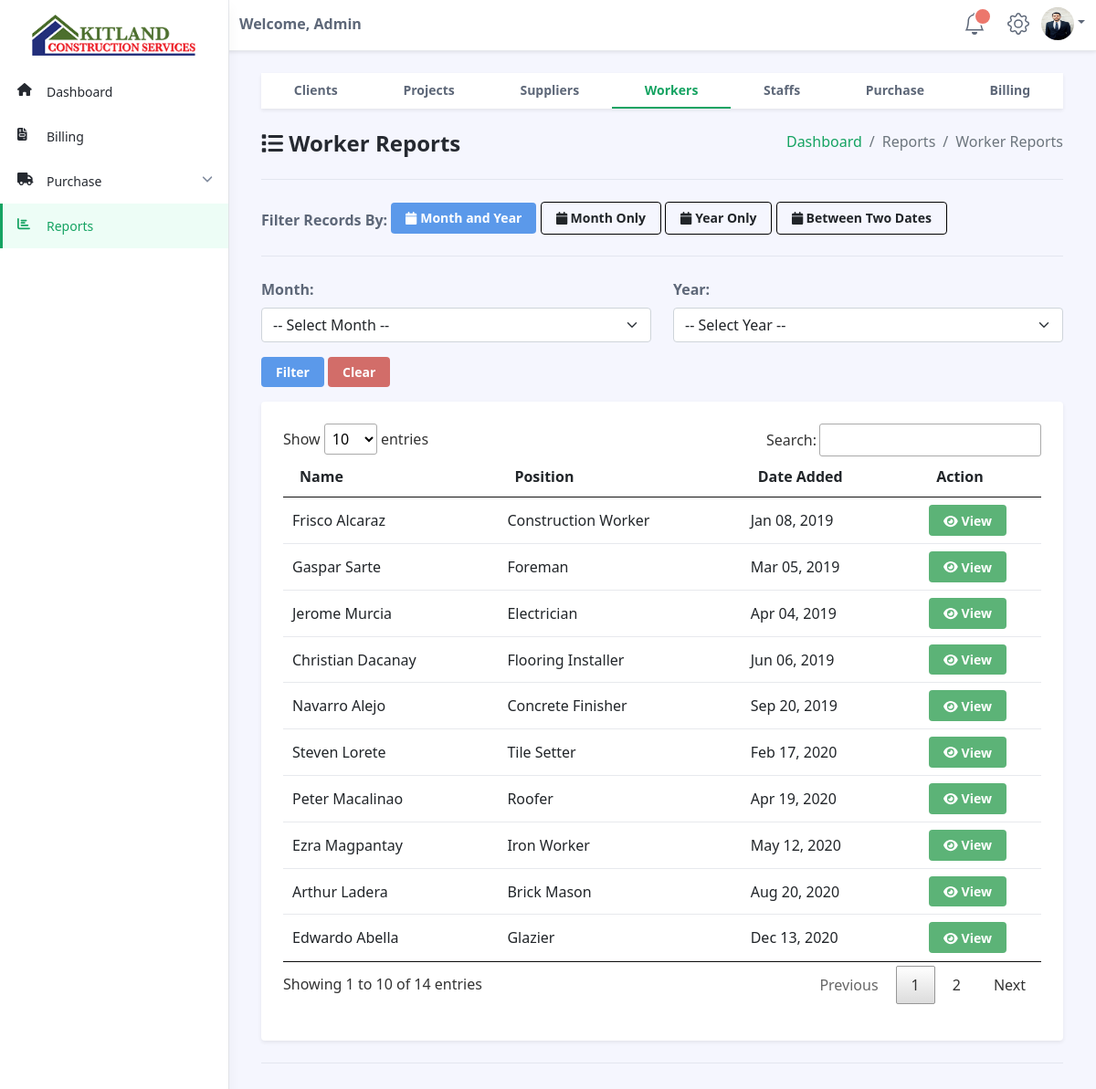
The page /accountant/worker-reports.php (signed in) on the database its author committed.
### tables this page shows
CREATE TABLE `workers` (
  `id` int(11) NOT NULL,
  `emp_id` varchar(50) NOT NULL,
  `last_name` varchar(50) NOT NULL,
  `first_name` varchar(50) NOT NULL,
  `middle_name` varchar(50) NOT NULL,
  `birthday` date NOT NULL,
  `age` varchar(50) NOT NULL,
  `gender` varchar(50) NOT NULL,
  `address` varchar(255) NOT NULL,
  `contact` varchar(50) NOT NULL,
  `civil_status` varchar(50) NOT NULL,
  `position_id` varchar(255) NOT NULL,
  `position` varchar(50) NOT NULL,
  `rate` decimal(13,2) NOT NULL,
  `hours_per_day` varchar(255) NOT NULL,
  `profile` varchar(50) NOT NULL,
  `status` varchar(50) NOT NULL,
  `assigned` varchar(255) NOT NULL,
  `date_added` date NOT NULL
);

### accountant/worker-reports.php (the view, shortened to what this page needs)
<?php
include('../connections/config.php');
?>
<!DOCTYPE html>
<!DOCTYPE html>
<html lang="en">
<head>
	<link id="theme-style" rel="stylesheet" href="dataTables/jquery.dataTables.min.css">
	<link id="theme-style" rel="stylesheet" href="../assets/css/portal.css">
	<link rel="stylesheet" href="../assets/css/style.css" />
</head>
<body class="app">
	<?php $page = 'report';
	include('accountant-navbar.php'); ?>
	<div class="app-wrapper">
		<div class="app-content pt-3 p-md-3 p-lg-4">
			<div class="container-xl">
				<nav id="reports-table-tab" class="reports-table-tab app-nav-tabs nav shadow-sm flex-column flex-sm-row mb-4">
					<a class="flex-sm-fill text-sm-center nav-link" data-bs-toggle="tab" href="client-reports.php" role="tab" data-target="#client" aria-selected="true">Clients</a>
					<a class="flex-sm-fill text-sm-center nav-link" data-bs-toggle="tab" href="project-reports.php" role="tab" aria-selected="false">Projects</a>
					<a class="flex-sm-fill text-sm-center nav-link" data-bs-toggle="tab" href="supplier-reports.php" role="tab" aria-selected="false">Suppliers</a>
					<a class="flex-sm-fill text-sm-center nav-link active" data-bs-toggle="tab" href="worker-reports.php" role="tab" aria-selected="false">Workers</a>
					<a class="flex-sm-fill text-sm-center nav-link" data-bs-toggle="tab" href="staff-reports.php" role="tab" aria-selected="false">Staffs</a>
					<a class="flex-sm-fill text-sm-center nav-link" data-bs-toggle="tab" href="purchase-report.php" role="tab" aria-selected="false">Purchase</a>
					<a class="flex-sm-fill text-sm-center nav-link" data-bs-toggle="tab" href="billing-report.php" role="tab" aria-selected="false">Billing</a>
				</nav>
				<ol class="breadcrumb mb-4" style="float:right">
					<li class="breadcrumb-item"><a href="dashboard.php">Dashboard</a></li>
					<li class="breadcrumb-item active">Reports</li>
					<li class="breadcrumb-item active">Worker Reports</li>
				</ol>
				<h1 class="app-page-title"><span class="nav-icon"><i class="fa fa-list"></i></span> Worker Reports</h1>
				<hr class="mb-4">
				<span style="font-weight:bold">Filter Records By:</span>
				<a href="worker-reports.php" class="btn app-btn btn-info" style="margin-bottom: 0.5em; color:white"><i class="fa fa-calendar"></i> Month and Year</a>
				<a href="worker-reports-filter-by-month-only.php" class="btn app-btn" style="margin-bottom: 0.5em; border:1px solid #000"><i class="fa fa-calendar"></i> Month Only</a>
				<a href="worker-reports-filter-by-year-only.php" class="btn app-btn" style="margin-bottom: 0.5em; border:1px solid #000"><i class="fa fa-calendar"></i> Year Only</a>
				<a href="worker-reports-filter-by-two-dates.php" class="btn app-btn" style="margin-bottom: 0.5em; border:1px solid #000"><i class="fa fa-calendar"></i> Between Two Dates</a>
				<hr class="mb-4">
				<form class="settings-form" method="post">
					<div class="row">
						<div class="col-md-6 col-12 mb-3">
							<label for="setting-input-3" class="form-label" style="font-weight:bold">Month: </label>
							<select name="month" class="form-select">
								<option disabled selected>-- Select Month --</option>
							</select>
						</div>
						<div class="col-md-6 col-12 mb-3">
							<label for="setting-input-3" class="form-label" style="font-weight:bold">Year: </label>
							<select name="year" class="form-select">
								<option disabled selected>-- Select Year --</option>
							</select>
						</div>
						<div class="mb-3">
							<button type="submit" name="submit" class="btn app-btn btn-info" style="color:#fff">Filter</button>
							<a href="worker-reports.php" class="btn app-btn btn-danger" style="color:#fff">Clear</a>
						</div>
					</div>
				</form>
				<?php if (isset($_POST['submit'])) {
					$month = mysqli_real_escape_string($conn, $_POST['month']);
					$year = mysqli_real_escape_string($conn, $_POST['year']);
				?>
					<div class="row g-4 settings-section">
						<div class="col-12 col-md-12">
							<div class="app-card app-card-settings shadow-sm p-4">
								<div class="app-card-body">
									<div class="mb-3">
										<table id="myTable" class="table app-table-hover mb-0 text-left">
											<thead>
												<?php
												$sql = "SELECT * FROM workers WHERE month(date_added) = '$month' AND year(date_added) = '$year' GROUP BY emp_id ORDER BY date_added";
												$result = mysqli_query($conn, $sql);
												?>
												<tr>
													<th class="cell">Name</th>
													<th class="cell">Position</th>
													<th class="cell">Date Added</th>
													<th class="cell">Action</th>
												</tr>
											</thead>
											<tbody>
												<?php while ($row = mysqli_fetch_array($result)) { ?>
													<tr>
														<td class="cell" style="padding-top: 0.5em"><?php echo $row['first_name'] . " " . $row['last_name']; ?></td>
														<td class="cell" style="padding-top: 0.5em"><?php echo $row['position']; ?></td>
														<td class="cell" style="padding-top: 0.5em"><?php echo $date = date("M d, Y", strtotime($row['date_added'])); ?></td>
														<td><a href="worker-report-details.php?ID=<?php echo $row['id']; ?>" class="btn app-btn btn-success" style="color:white"><i class="fa fa-eye"></i> View</a></td>
													</tr>
												<?php } ?>
											</tbody>
										</table>
									</div>
								</div>
							</div>
						</div>
					</div>
				<?php
				} else {
				?>
					<div class="row g-4 settings-section">
						<div class="col-12 col-md-12">
							<div class="app-card app-card-settings shadow-sm p-4">
								<div class="app-card-body">
									<div class="mb-3">
										<table id="myTable" class="table app-table-hover mb-0 text-left">
											<thead>
												<?php
												$sql = "SELECT * FROM workers GROUP BY emp_id ORDER BY date_added";
												$result = mysqli_query($conn, $sql);
												?>
												<tr>
													<th class="cell">Name</th>
													<th class="cell">Position</th>
													<th class="cell">Date Added</th>
													<th class="cell">Action</th>
												</tr>
											</thead>
											<tbody>
												<?php while ($row = mysqli_fetch_array($result)) { ?>
													<tr>
														<td class="cell" style="padding-top: 0.5em"><?php echo $row['first_name'] . " " . $row['last_name']; ?></td>
														<td class="cell" style="padding-top: 0.5em"><?php echo $row['position']; ?></td>
														<td class="cell" style="padding-top: 0.5em"><?php echo $date = date("M d, Y", strtotime($row['date_added'])); ?></td>
														<td><a href="worker-report-details.php?ID=<?php echo $row['id']; ?>" class="btn app-btn btn-success" style="color:white"><i class="fa fa-eye"></i> View</a></td>
													</tr>
												<?php } ?>
											</tbody>
										</table>
									</div>
								</div>
							</div>
						</div>
					</div>
				<?php
				}
				?>
				<hr class="my-4">
			</div>
		</div>
	</div>
</body>
</html>

### assets/css/style.css (style rules this page uses)
* { -webkit-user-select: none; -moz-user-select: none; -ms-user-select: none; user-select: none; }

### rows shown on the page
workers: first_name "Frisco", last_name "Alcaraz", position "Construction Worker", date_added "Jan 08, 2019"
workers: first_name "Gaspar", last_name "Sarte", position "Foreman", date_added "Mar 05, 2019"
workers: first_name "Jerome", last_name "Murcia", position "Electrician", date_added "Apr 04, 2019"
workers: first_name "Christian", last_name "Dacanay", position "Flooring Installer", date_added "Jun 06, 2019"
workers: first_name "Navarro", last_name "Alejo", position "Concrete Finisher", date_added "Sep 20, 2019"
workers: first_name "Steven", last_name "Lorete", position "Tile Setter", date_added "Feb 17, 2020"
workers: first_name "Peter", last_name "Macalinao", position "Roofer", date_added "Apr 19, 2020"
workers: first_name "Ezra", last_name "Magpantay", position "Iron Worker", date_added "May 12, 2020"
workers: first_name "Arthur", last_name "Ladera", position "Brick Mason", date_added "Aug 20, 2020"
workers: first_name "Edwardo", last_name "Abella", position "Glazier", date_added "Dec 13, 2020"

### other values the page prints
$_SESSION['access'] "Admin"
